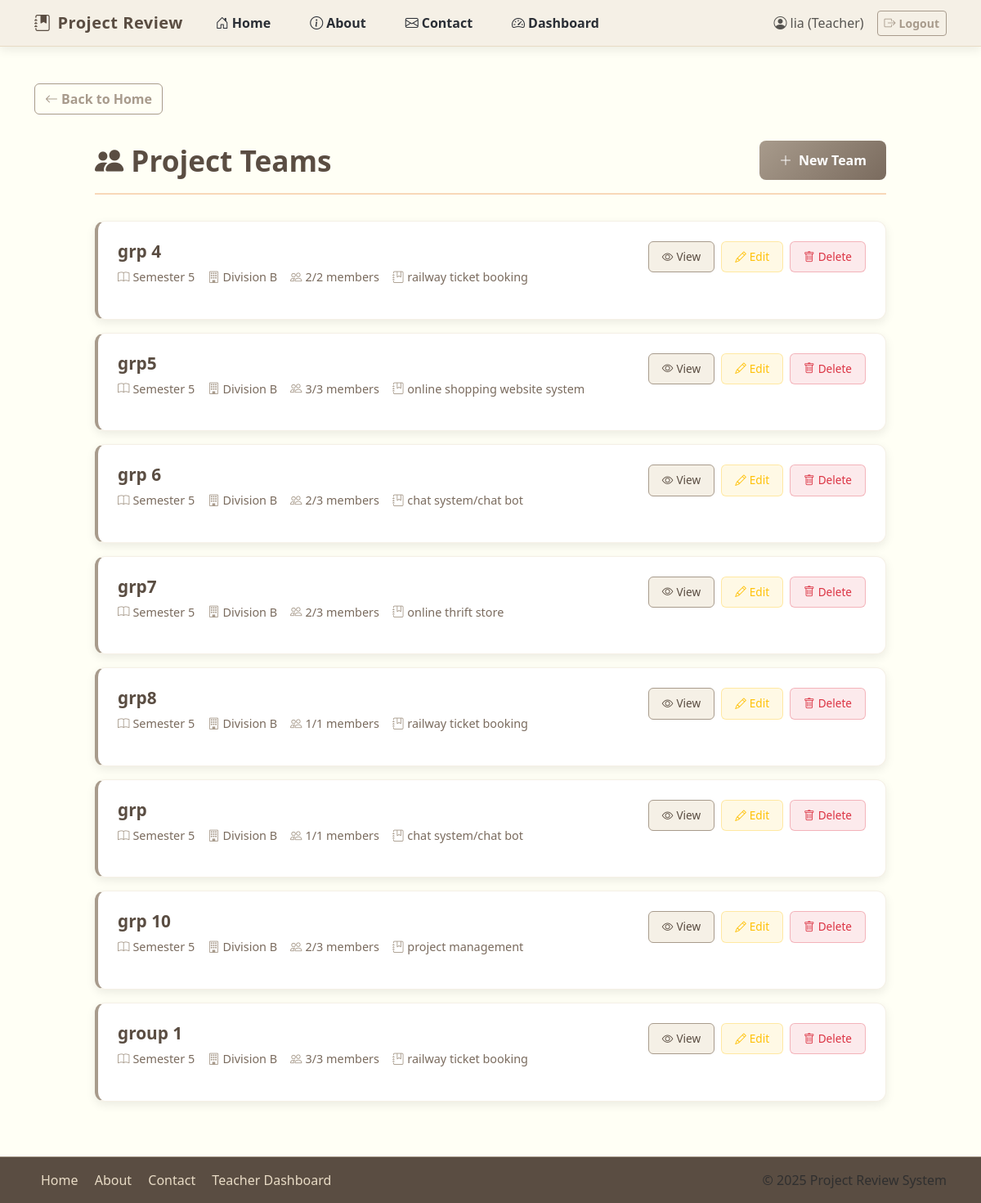
Screenshot of /groups/ (signed in) with the database file from the repository.
### project_review_app/models.py (models this page shows, shortened)
class CustomUser(AbstractUser):
    ROLE_CHOICES = (
        ('teacher', 'Teacher'),
        ('student', 'Student'),
        ('admin', 'Admin'),
    )
    DIVISION_CHOICES = (
        ('A', 'Division A'),
        ('B', 'Division B'),
        ('C', 'Division C'),
    )
    SEMESTER_CHOICES = (
        (1, 'Semester 1'),
        (2, 'Semester 2'),
        (3, 'Semester 3'),
        (4, 'Semester 4'),
        (5, 'Semester 5'),
        (6, 'Semester 6'),
    )
    role = models.CharField(max_length=10, choices=ROLE_CHOICES)
    email = models.EmailField(unique=True)
    division = models.CharField(max_length=1, choices=DIVISION_CHOICES, blank=True, null=True)
    roll_no = models.CharField(max_length=20, blank=True, null=True)
    semester = models.PositiveIntegerField(choices=SEMESTER_CHOICES, blank=True, null=True)
    department = models.CharField(max_length=100, blank=True, null=True)
    subject = models.CharField(max_length=100, blank=True, null=True)

class ProjectGroup(models.Model):
    name = models.CharField(max_length=120)
    max_members = models.PositiveIntegerField(default=3)
    topic = models.ForeignKey(Topic, on_delete=models.SET_NULL, null=True, blank=True)
    division = models.CharField(
        max_length=1,
        choices=CustomUser.DIVISION_CHOICES,
        blank=True,
        null=True
    )
    semester = models.PositiveIntegerField(
        choices=CustomUser.SEMESTER_CHOICES,
        blank=True,
        null=True
    )
    created_at = models.DateTimeField(auto_now_add=True)
    teacher = models.ForeignKey(
        settings.AUTH_USER_MODEL,
        on_delete=models.CASCADE,
        null=True,
        blank=True
    )

class Topic(models.Model):
    title = models.CharField(max_length=255)
    description = models.TextField(blank=True)
    created_by = models.ForeignKey(
        settings.AUTH_USER_MODEL,
        on_delete=models.SET_NULL,
        null=True,
        blank=True,
        related_name="topics_created"
    )
    teacher = models.ForeignKey(
        settings.AUTH_USER_MODEL,
        on_delete=models.SET_NULL,
        null=True,
        blank=True,
        related_name="topics_assigned"
    )
    created_at = models.DateTimeField(auto_now_add=True)

### project_review_app/views.py (the view)
# urls.py: path('groups/', views.group_list, name='group_list'),
@login_required
def group_list(request):
    groups = ProjectGroup.objects.filter(teacher=request.user)
    return render(request, 'teacher/group_list.html', {'groups': groups})

### templates/teacher/group_list.html (shortened to what this page needs)
{% extends 'base.html' %}
{% load static %}
{% block content %}
<div class="groups-container">
    <div class="page-header">
        <h1 class="page-title">
            <i class="bi bi-people-fill"></i> Project Teams
        </h1>
        <a href="{% url 'create_group' %}" class="btn-create">
            <i class="bi bi-plus-lg"></i> New Team
        </a>
    </div>
    <div class="groups-list">
        {% for group in groups %}
        <div class="group-card">
            <div class="group-header">
                <div class="group-info">
                    <h3>{{ group.name }}</h3>
                    <div class="group-details">
                        <span class="detail-item">
                            <i class="bi bi-book"></i> {{ group.get_semester_display }}
                        </span>
                        <span class="detail-item">
                            <i class="bi bi-building"></i> {{ group.get_division_display }}
                        </span>
                        <span class="detail-item">
                            <i class="bi bi-people"></i> {{ group.members.count }}/{{ group.max_members }} members
                        </span>
                        {% if group.topic %}
                        <span class="detail-item">
                            <i class="bi bi-journal-bookmark"></i> {{ group.topic.title|truncatechars:30 }}
                        </span>
                        {% endif %}
                    </div>
                </div>
                <div class="group-actions">
                    <a href="{% url 'group_detail' group.id %}" class="btn-action btn-view">
                        <i class="bi bi-eye"></i> View
                    </a>
                    <a href="{% url 'group_update' group.id %}" class="btn-action btn-edit">
                        <i class="bi bi-pencil"></i> Edit
                    </a>
                    <a href="{% url 'group_delete' group.id %}" class="btn-action btn-delete">
                        <i class="bi bi-trash"></i> Delete
                    </a>
                </div>
            </div>
        </div>
        {% endfor %}
    </div>
</div>
{% endblock %}

### templates/base.html (shortened to what this page needs)
<!DOCTYPE html>
<html>
<head>
  <link href="https://cdn.jsdelivr.net/npm/bootstrap@5.3.0/dist/css/bootstrap.min.css" rel="stylesheet">
  <link href="https://cdn.jsdelivr.net/npm/bootstrap-icons@1.10.0/font/bootstrap-icons.css" rel="stylesheet">
</head>
<body>
  <nav class="navbar navbar-expand-lg navbar-light">
    <div class="container">
      <a class="navbar-brand" href="{% url 'home' %}">
        <i class="bi bi-journal-bookmark-fill me-2"></i>Project Review
      </a>
      <div class="collapse navbar-collapse" id="navbarNav">
        <ul class="navbar-nav me-auto">
          <li class="nav-item">
            <a class="nav-link {% if request.path == '/' %}active{% endif %}" href="{% url 'home' %}">
              <i class="bi bi-house-door me-1"></i>Home
            </a>
          </li>
          <li class="nav-item">
            <a class="nav-link {% if request.path == '/about/' %}active{% endif %}" href="{% url 'about' %}">
              <i class="bi bi-info-circle me-1"></i>About
            </a>
          </li>
          <li class="nav-item">
            <a class="nav-link {% if request.path == '/contact/' %}active{% endif %}" href="{% url 'contact' %}">
              <i class="bi bi-envelope me-1"></i>Contact
            </a>
          </li>
          {% if user.is_authenticated %}
            <li class="nav-item">
              {% if user.role == 'teacher' %}
                <a class="nav-link {% if request.path == '/teacher_dashboard/' %}active{% endif %}" href="{% url 'teacher_dashboard' %}">
                  <i class="bi bi-speedometer2 me-1"></i>Dashboard
                </a>
              {% elif user.role == 'student' %}
                <a class="nav-link {% if request.path == '/student_dashboard/' %}active{% endif %}" href="{% url 'student_dashboard' %}">
                  <i class="bi bi-speedometer2 me-1"></i>Dashboard
                </a>
              {% endif %}
            </li>
          {% endif %}
        </ul>
        <div class="d-flex align-items-center">
          {% if user.is_authenticated %}
            <span class="navbar-text me-3 d-none d-lg-block">
              <i class="bi bi-person-circle me-1"></i>{{ user.username }} ({{ user.get_role_display }})
            </span>
            <form method="post" action="{% url 'logout' %}">
              <button class="btn btn-sm btn-outline-primary">
                <i class="bi bi-box-arrow-right me-1"></i>Logout
              </button>
            </form>
          {% endif %}
        </div>
      </div>
    </div>
  </nav>
  <main class="container">
    {% block back_button %}
      {% if request.path != '/' %}
        <div class="back-button">
          <a href="{% url 'home' %}" class="btn btn-outline-primary">
            <i class="bi bi-arrow-left me-1"></i>Back to Home
          </a>
        </div>
      {% endif %}
    {% endblock %}
    {% block content %}{% endblock %}
  </main>
  <footer>
    <div class="container">
      <div class="row align-items-center">
        <div class="col-md-6 text-center text-md-start mb-2 mb-md-0">
          <a href="{% url 'home' %}" class="footer-link">Home</a>
          <a href="{% url 'about' %}" class="footer-link">About</a>
          <a href="{% url 'contact' %}" class="footer-link">Contact</a>
          {% if user.is_authenticated %}
            {% if user.role == 'teacher' %}
              <a href="{% url 'teacher_dashboard' %}" class="footer-link">Teacher Dashboard</a>
            {% elif user.role == 'student' %}
              <a href="{% url 'student_dashboard' %}" class="footer-link">Student Dashboard</a>
            {% endif %}
          {% endif %}
        </div>
        <div class="col-md-6 text-center text-md-end">
          <span class="text-muted">&copy; {% now "Y" %} Project Review System</span>
        </div>
      </div>
    </div>
  </footer>
</body>
</html>

### templates/base.html (style rules this page uses)
:root { --ivory: #FFFFF8; --linen: #FAF5EC; --cashmere: #E8DBC5; --taupe: #B8A99A; --mocha: #8B7D6B; --umber: #5E5347; --slate: #7D8B99; --charcoal: #3A4149; }
body { background: var(--ivory); min-height: 100vh; display: flex; flex-direction: column; font-family: 'Segoe UI', Tahoma, Geneva, Verdana, sans-serif; color: var(--charcoal); padding-top: 70px; padding-bottom: 60px; }
.navbar { background-color: var(--linen) !important; box-shadow: 0 4px 12px rgba(0,0,0,0.08); border-bottom: 1px solid var(--cashmere); position: fixed; top: 0; left: 0; right: 0; z-index: 1030; padding: 0.5rem 0; }
.navbar-brand { font-weight: 700; color: var(--umber) !important; letter-spacing: 0.5px; font-size: 1.25rem; }
.nav-link { color: var(--charcoal) !important; font-weight: 600; margin: 0 0.5rem; transition: all 0.3s; padding: 0.5rem 1rem !important; position: relative; }
main { flex: 1; padding: 2rem 0; }
.btn-outline-primary { color: var(--taupe); border-color: var(--taupe); font-weight: 600; }
footer { background: var(--umber); color: var(--cashmere); padding: 1rem 0; position: fixed; bottom: 0; left: 0; right: 0; z-index: 1020; border-top: 1px solid var(--taupe); }
.footer-link { color: var(--cashmere); text-decoration: none; transition: color 0.3s; margin: 0 0.5rem; }
.back-button { margin-bottom: 1.5rem; }
h1, h2, h3, h4, h5, h6 { color: var(--umber); font-weight: 600; }

### templates/teacher/group_list.html (style rules this page uses)
:root { --ivory: #FFFFF5; --linen: #F5F0E6; --peach: #F8D8B8; --taupe: #A89B8C; --mocha: #7A6B5E; --umber: #5A4D42; --slate: #6C7A89; --charcoal: #2A2E35; --transition: all 0.3s cubic-bezier(0.25, 0.8, 0.25, 1); }
.groups-container { max-width: 1000px; margin: 2rem auto; padding: 0 1rem; }
.page-header { display: flex; justify-content: space-between; align-items: center; margin-bottom: 2rem; padding-bottom: 1rem; border-bottom: 2px solid var(--peach); }
.page-title { color: var(--umber); font-weight: 700; font-size: 2.2rem; margin: 0; }
.btn-create { background: linear-gradient(135deg, var(--taupe) 0%, var(--mocha) 100%); color: white; padding: 0.75rem 1.5rem; border-radius: 8px; text-decoration: none; font-weight: 600; transition: var(--transition); display: inline-flex; align-items: center; gap: 0.5rem; border: none; }
.groups-list { display: grid; gap: 1rem; }
.group-card { background: white; border-radius: 12px; padding: 1.5rem; box-shadow: 0 4px 12px rgba(0, 0, 0, 0.08); border: 1px solid var(--linen); transition: var(--transition); border-left: 4px solid var(--taupe); }
.group-header { display: flex; justify-content: space-between; align-items: flex-start; margin-bottom: 1rem; }
.group-info h3 { color: var(--umber); font-weight: 600; font-size: 1.3rem; margin-bottom: 0.5rem; }
.group-details { color: var(--mocha); font-size: 0.9rem; display: flex; gap: 1rem; flex-wrap: wrap; }
.detail-item { display: flex; align-items: center; gap: 0.25rem; }
.detail-item i { color: var(--taupe); }
.group-actions { display: flex; gap: 0.5rem; }
.btn-action { padding: 0.5rem 1rem; border-radius: 6px; text-decoration: none; font-weight: 500; font-size: 0.85rem; transition: var(--transition); display: inline-flex; align-items: center; gap: 0.25rem; }
.btn-view { background: var(--linen); color: var(--umber); border: 1px solid var(--taupe); }
.btn-edit { background: rgba(255, 193, 7, 0.1); color: #ffc107; border: 1px solid rgba(255, 193, 7, 0.3); }
.btn-delete { background: rgba(220, 53, 69, 0.1); color: #dc3545; border: 1px solid rgba(220, 53, 69, 0.3); }

### rows the page displays
CustomUser: username "lia", role "Teacher"
ProjectGroup: name "grp 4", semester "Semester 5", division "Division B", members.count "2", max_members "2", topic "railway ticket booking"
ProjectGroup: name "grp5", semester "Semester 5", division "Division B", members.count "3", max_members "3", topic "online shopping website system"
ProjectGroup: name "grp 6", semester "Semester 5", division "Division B", members.count "2", max_members "3", topic "chat system/chat bot"
ProjectGroup: name "grp7", semester "Semester 5", division "Division B", members.count "2", max_members "3", topic "online thrift store"
ProjectGroup: name "grp8", semester "Semester 5", division "Division B", members.count "1", max_members "1", topic "railway ticket booking"
ProjectGroup: name "grp", semester "Semester 5", division "Division B", members.count "1", max_members "1", topic "chat system/chat bot"
ProjectGroup: name "grp 10", semester "Semester 5", division "Division B", members.count "2", max_members "3", topic "project management"
ProjectGroup: name "group 1", semester "Semester 5", division "Division B", members.count "3", max_members "3", topic "railway ticket booking"
